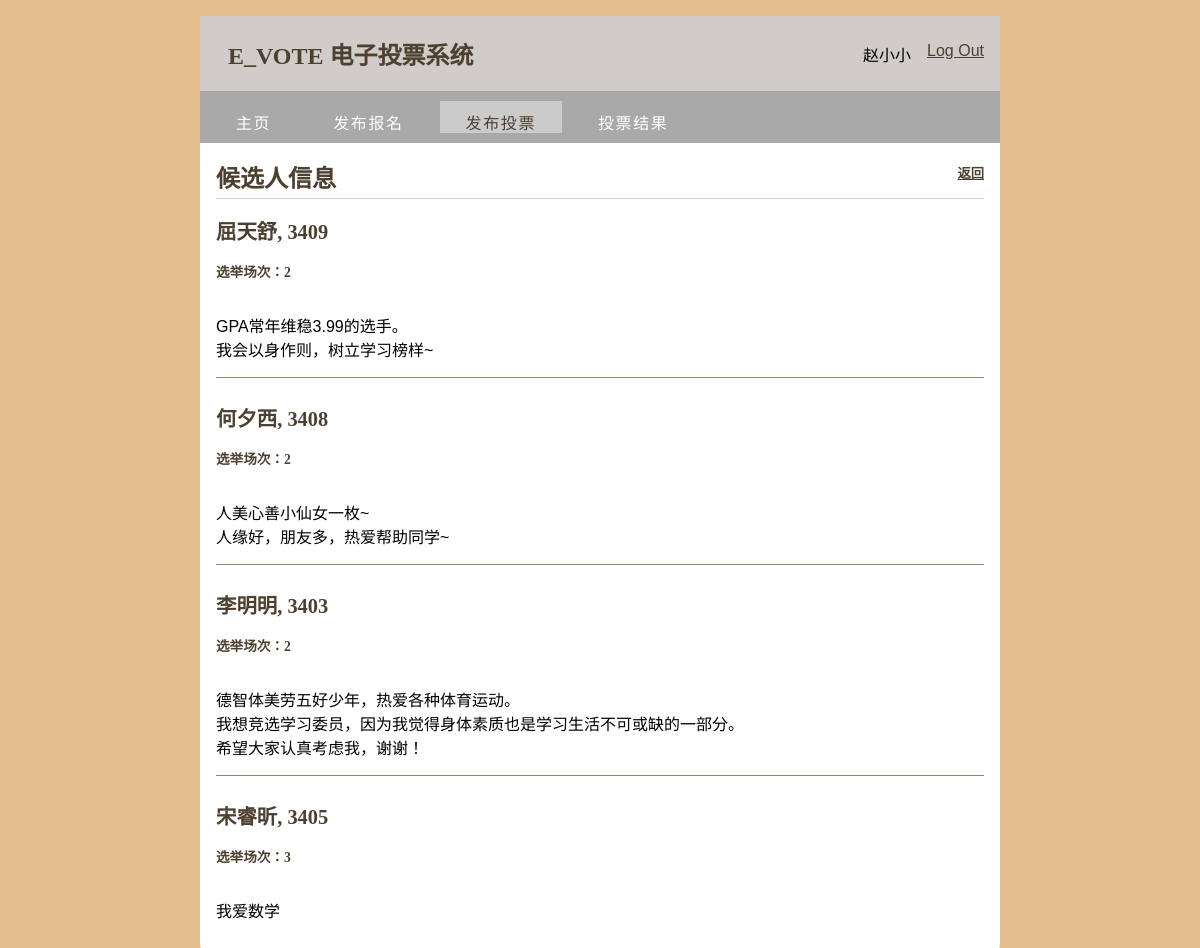
The page /admin/candidate (signed in) on the database its author committed.
### tables this page shows
CREATE TABLE user(
  id INTEGER PRIMARY KEY AUTOINCREMENT,
  username TEXT UNIQUE NOT NULL,
  password TEXT NOT NULL,
  user_id INTEGER UNIQUE NOT NULL,
  realname TEXT NOT NULL
);

CREATE TABLE candidate_list(
  id INTEGER PRIMARY KEY AUTOINCREMENT,
  election_number INTEGER NOT NULL,
  candidate_id INTEGER NOT NULL,
  candidate_name TEXT NOT NULL,
  discription TEXT,
  calcu_id INTEGER,
  FOREIGN KEY (election_number) REFERENCES election_info (info_id),
  FOREIGN KEY (candidate_id) REFERENCES user (user_id),
  FOREIGN KEY (candidate_name) REFERENCES user (realname)
);

### e_vote/admin.py (the view)
@bp.route('/candidate')
def candidate():
    db = get_db()
    posts = db.execute(
        'SELECT candidate_id, candidate_name, discription, election_number'
        ' FROM candidate_list'
    ).fetchall()
    return render_template('admin/candidate.html', posts=posts)

### e_vote/auth.py (called while the page is built)
@bp.before_app_request
def load_logged_in_user():
    user_id = session.get('user_id')
    admin_id = session.get('admin_id')
    if user_id is None:
        g.user = get_db().execute(
            'SELECT * FROM admin WHERE id = ?', (admin_id,)
        ).fetchone()
    elif admin_id is None:
        g.user = get_db().execute(
            'SELECT * FROM user WHERE id = ?', (user_id,)
        ).fetchone()
    else:
        g.user=None

### e_vote/db.py (called while the page is built)
def get_db():
    if 'db' not in g:
        g.db=sqlite3.connect(
            current_app.config['DATABASE'],
            detect_types=sqlite3.PARSE_DECLTYPES
        )
        g.db.row_factory=sqlite3.Row
    return g.db

### e_vote/templates/admin/candidate.html
{% extends 'base.html' %}
{% block menu %}
  <ul id="menu">
    <li><a href="{{ url_for('admin.admin_home') }}">主页</a></li>
    <li><a href="{{ url_for('admin.election_register') }}">发布报名</a></li>
    <li class="selected"><a href="{{ url_for('admin.push_vote') }}">发布投票</a></li>
    <li><a href="another_page.html">投票结果</a></li>
  </ul>
{% endblock %}
{% block header %}
  <h1>{% block title %}候选人信息{% endblock %}</h1>
  <h5><a href="{{ url_for('admin.push_vote') }}">返回</a></h5>
{% endblock %}
{% block content %}
  {% for candidate_list in posts %}
    <article class="post">
      <header>
        <div>
          <h1>{{ candidate_list['candidate_name'] }}, {{ candidate_list['candidate_id'] }}</h1>
          <h4>选举场次：{{ candidate_list['election_number'] }}</h4>
        </div>
      </header>
      <p class="body">{{ candidate_list['discription'] }}</p>
    </article>
    {% if not loop.last %}
      <hr>
    {% endif %}
  {% endfor %}
{% endblock %}

### e_vote/templates/base.html (shortened to what this page needs)
<!DOCTYPE html>
<html lang="en">
<link rel="stylesheet" href="{{ url_for('static', filename='style.css') }}">
<nav>
  <h1>E_VOTE 电子投票系统</h1>
  <ul>
    {% if g.user %}
      <li><span>{{ g.user['username'] }}</span>
      <li><a href="{{ url_for('auth.logout') }}">Log Out</a>
    {% else %}
      <li><a href="{{ url_for('auth.register') }}">Register</a>
      <li><a href="{{ url_for('auth.login') }}">Log In</a>
    {% endif %}
  </ul>
</nav>
<div id="menubar">
  {% block menu %}{% endblock %}
</div>
<section class="content">
  <header>
    {% block header %}{% endblock %}
  </header>
  {% block content %}{% endblock %}
</section>
</html>

### e_vote/static/style.css (style rules this page uses)
html { font-family: arial; background: #e3bd8d; padding: 1rem; }
h1, h2, h3, h4, h5, h6 { font-family: "微软雅黑"; color: #4d4030; margin: 1rem 0; }
a { color: #4d4030; }
hr { border: none; border-top: 1px solid #97846c; }
nav { background: #cfccc9; display: flex; align-items: center; padding: 0 0.5rem; }
nav h1 { flex: auto; margin: 20px; color: #4d4030; }
nav ul { display: flex; list-style: none; margin: 0; padding: 0; }
nav ul li a, nav ul li span, header .action { display: block; padding: 0.5rem; }
div#menubar { margin-left: auto; margin-right: auto; max-width: 800px; height: 52px; padding: 0; background: darkgray; }
div ul#menu, div ul#menu li { float: left; margin: 0; padding: 0; }
div ul#menu li { list-style: none; }
div ul#menu li a { letter-spacing: 0.1em; font: normal 100% arial, sans-serif; display: block; float: left; height: 17px; margin: 10px 0 0 10px; padding: 9px 26px 6px 26px; text-align: center; color: #FFF; text-transform: uppercase; text-decoration: none; background: transparent; }
ul#menu li a:hover, ul#menu li.selected a, ul#menu li.selected a:hover { color: #4d4030; background: transparent url(transparent_light.png) repeat; }
.content { padding: 0 1rem 1rem; }
.content > header { border-bottom: 1px solid lightgray; display: flex; align-items: flex-end; }
.content > header h1 { flex: auto; margin: 1rem 0 0.25rem 0; }
.post > header { display: flex; align-items: flex-end; font-size: 0.85em; }
.post > header > div:first-of-type { flex: auto; }
.post > header h1 { font-size: 1.5em; margin-bottom: 0; }
.post .body { white-space: pre-line; }
.content:last-child { margin-bottom: 0; }

### rows shown on the page
user: user.username "赵小小"
candidate_list: candidate_name "屈天舒", candidate_id "3409", election_number "2", discription "GPA常年维稳3.99的选手。 我会以身作则，树立学习榜样~"
candidate_list: candidate_name "何夕西", candidate_id "3408", election_number "2", discription "人美心善小仙女一枚~ 人缘好，朋友多，热爱帮助同学~"
candidate_list: candidate_name "李明明", candidate_id "3403", election_number "2", discription "德智体美劳五好少年，热爱各种体育运动。 我想竞选学习委员，因为我觉得身体素质也是学习生活不可或缺的一部分。 希望大家认真考虑我，谢谢！"
candidate_list: candidate_name "宋睿昕", candidate_id "3405", election_number "3", discription "我爱数学"
